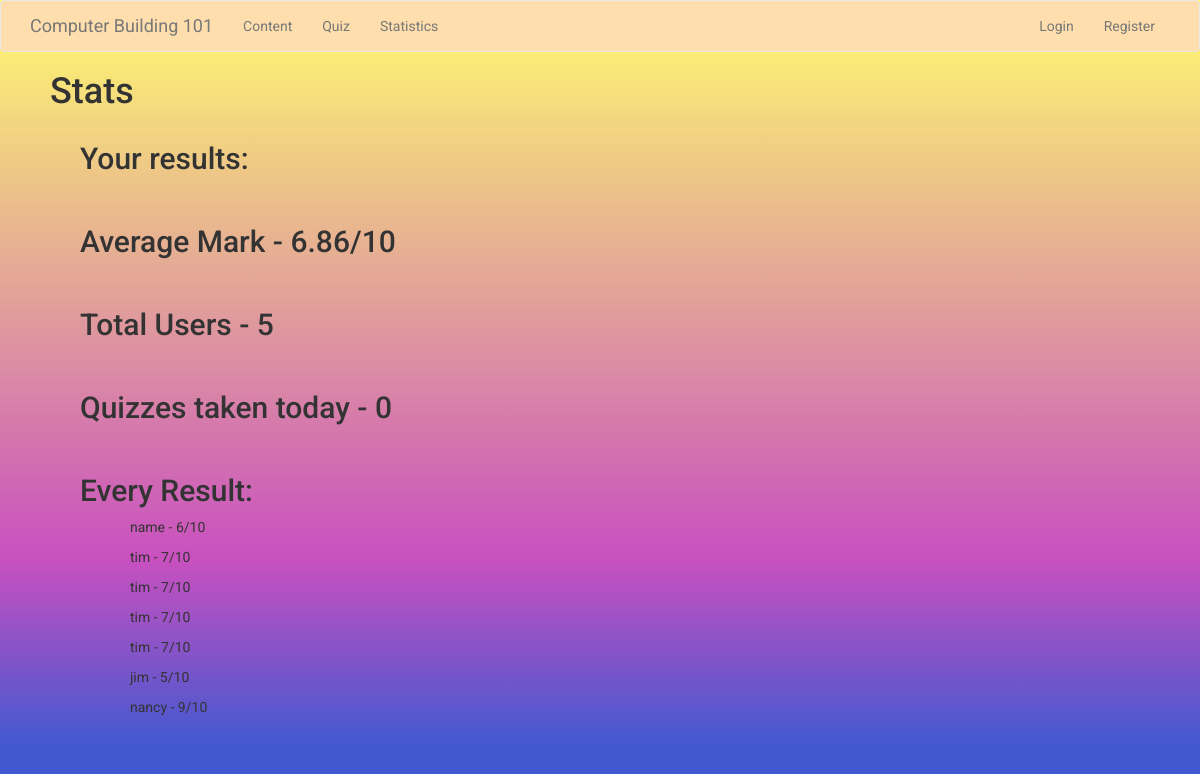
/stats, run on an earlier commit of the app's database.
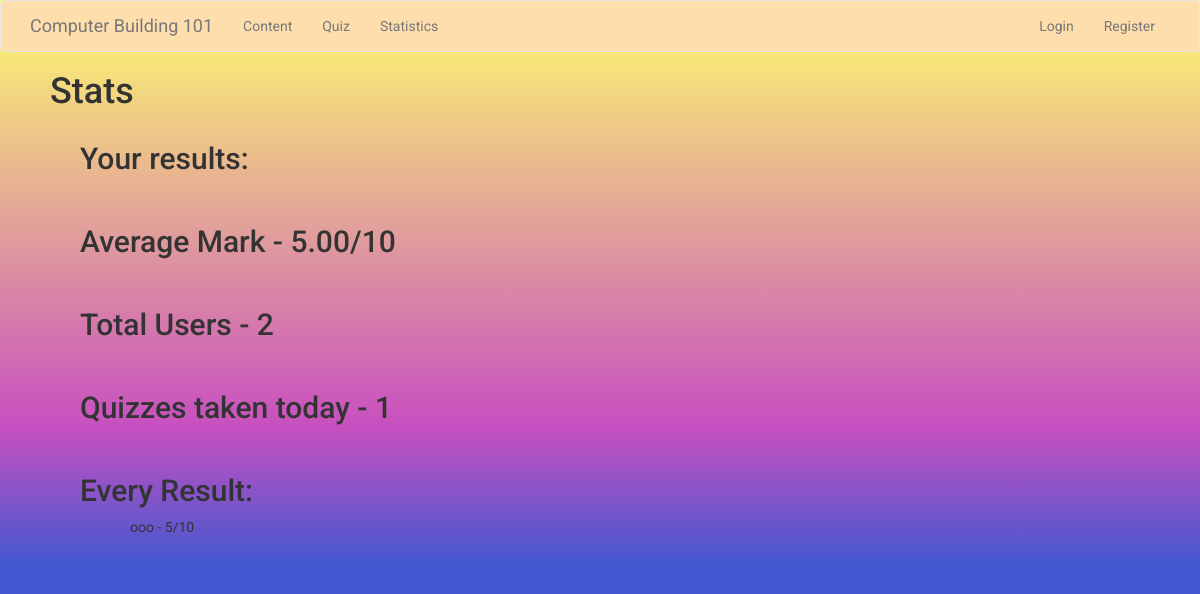
And on a later commit of the database.
### app/models.py (models this page shows, shortened)
class Result(UserMixin, db.Model):
    id = db.Column(db.Integer, primary_key=True)
    user_id = db.Column(db.Integer, db.ForeignKey("user.id"))
    num_correct = db.Column(db.Integer)
    first_correct = db.Column(db.Boolean)
    second_correct = db.Column(db.Boolean)
    third_correct = db.Column(db.Boolean)
    fourth_correct = db.Column(db.Boolean)
    fifth_correct = db.Column(db.Boolean)
    sixth_correct = db.Column(db.Boolean)
    seventh_correct = db.Column(db.Boolean)
    eigth_correct = db.Column(db.Boolean)
    ninth_correct = db.Column(db.Boolean)
    tenth_correct = db.Column(db.Boolean)
    date_created = db.Column(db.DateTime())

class User(UserMixin, db.Model):
    id = db.Column(db.Integer, primary_key=True)
    username = db.Column(db.String(64), index=True, unique=True)
    email = db.Column(db.String(120), index=True, unique=True)
    password_hash = db.Column(db.String(128))
    day_joined = db.Column(db.DateTime())
    completed_quiz = db.Column(db.Boolean)

### app/routes.py (the view)
@app.route('/stats')
def stats():
    user_results = []
    for result in db.session.query(Result.num_correct).join(User).filter(User.id==(current_user.get_id())):
        user_results.append(result[0])
    every_result = []
    for result, name in db.session.query(Result.num_correct, User.username).filter(User.id==Result.user_id).all():
        every_result.append((result, name))
    try:
        average_mark = '{:.2f}'.format(db.session.query(func.avg(Result.num_correct).label("average"))[0][0]) #indexs to get at a tuple inside a list
    except:
        average_mark = 'No results yet'
    today = (datetime.today().year, datetime.today().month, datetime.today().day)
    quizzes_today = db.session.query(Result.date_created).filter(
        extract('month', Result.date_created) == datetime.today().month,
        extract('year', Result.date_created) == datetime.today().year,
        extract('day', Result.date_created) == datetime.today().day).count()
    score_today = db.session.query(func.avg(Result.num_correct)).filter(
        extract('month', Result.date_created) == datetime.today().month,
        extract('year', Result.date_created) == datetime.today().year,
        extract('day', Result.date_created) == datetime.today().day).count()
    total_users = db.session.query(User).count()
    print("Total Users: ", total_users)
    print("Quizzes taken today: ",quizzes_today)
    print("Average:",average_mark)
    return render_template('stats.html', title = 'Statistics', user_results = user_results,
    every_result = every_result, average_mark = average_mark, total_users = total_users,
    quizzes_today = quizzes_today, score_today = score_today)

### app/templates/stats.html (shortened to what this page needs)
{% extends "base.html" %}
{% block content %}
    <h1>Stats</h1>
    <div class = container>
        <h2>Your results:</h2>
        <br>
        <h2>Average Mark - {{ average_mark }}/10</h2>
        <br>
        <h2>Total Users - {{ total_users }}</h2>
        <br>
        <h2>Quizzes taken today - {{ quizzes_today }}</h2>
        <br>
        <h2>Every Result:</h2>
        {% for result in every_result %}
            <p style = "padding-left: 100px;">{{ result[1] }} - {{result[0]}}/10</p>
        {% endfor %}
        <br>
    </div>
{% endblock %}

### app/templates/base.html (shortened to what this page needs)
{% extends 'bootstrap/base.html' %}
{% block styles %}
{{ super() }}
<link rel="stylesheet" href="{{ url_for('static', filename='css/stylesheet.css') }}">
{% endblock %}
{% block navbar %}
<nav class="navbar navbar-default">
    <div class="container">
        <div class="navbar-header">
            <a class="navbar-brand" href="{{ url_for('index') }}">Computer Building 101</a>
        </div>
        <div class="collapse navbar-collapse" id="bs-example-navbar-collapse-1">
            <ul class="nav navbar-nav">
                <li><a href="{{ url_for('content') }}">Content</a></li>
                <li><a href="{{ url_for('quiz') }}">Quiz</a></li>
                <li><a href="{{ url_for('stats') }}">Statistics</a></li>
            </ul>
            <ul class="nav navbar-nav navbar-right">
                {% if current_user.is_anonymous %}
                <li><a href="{{ url_for('login') }}">Login</a></li>
                <li><a href="{{ url_for('register') }}">Register</a></li>
                {% else %}
                <li><a href= "{{ url_for('feedback') }}">Feedback</a></li>
                <li><a href="{{ url_for('logout') }}">Logout</a></li>
                {% endif %}
            </ul>
        </div>
    </div>
</nav>
{% endblock %}

### app/static/css/stylesheet.css (style rules this page uses)
h1 { padding-left: 50px; }
h2 { padding-left: 50px; }
.navbar { background-color: navajowhite; }
body { background-size: cover; background-repeat: no-repeat; font-family: 'Roboto' ; background-color: #4158D0; background-image: linear-gradient(0deg, #4158D0 0%, #C850C0 25%, #fffc6e 100%); }

What changed in the data, as far as the page shows it:
removed Result: username "tim", num_correct "7"
removed Result: username "tim", num_correct "7"
removed Result: username "tim", num_correct "7"
removed Result: username "tim", num_correct "7"
removed Result: username "jim", num_correct "5"
removed Result: username "nancy", num_correct "9"
changed Result: username "name" → "ooo"; num_correct "6" → "5"
Also different on the page:
{{ average_mark }}: "6.86" → "5.00"
{{ total_users }}: "5" → "2"
{{ quizzes_today }}: "0" → "1"
